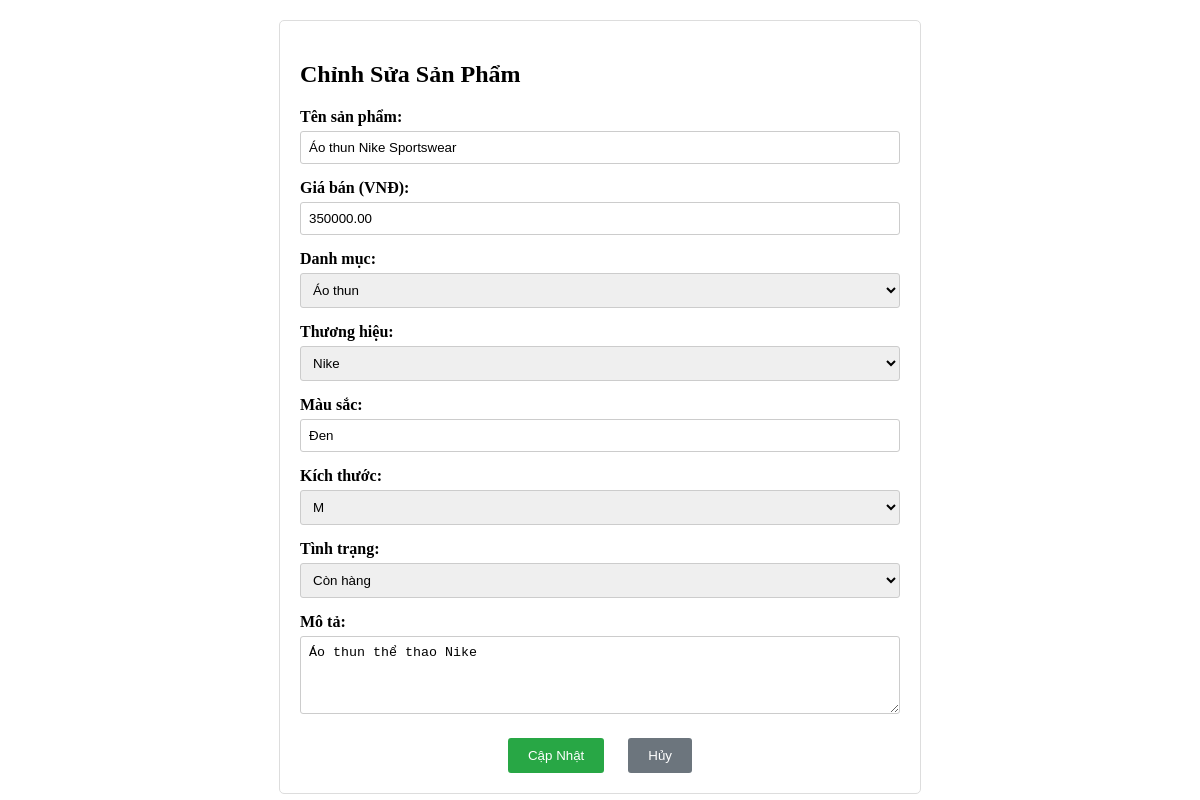
The page /edit.php?id=SP001 on the database its author committed.
### tables this page shows
CREATE TABLE `sanpham` (
  `MaSP` char(5) NOT NULL,
  `TenSP` varchar(100) NOT NULL,
  `GiaBan` decimal(10,2) NOT NULL,
  `GiaGoc` decimal(10,2) NOT NULL,
  `MoTa` text DEFAULT NULL,
  `SoLuongTon` int(11) DEFAULT 0,
  `AnhSP` varchar(100) DEFAULT NULL,
  `MaDM` char(5) NOT NULL,
  `MaTH` char(5) NOT NULL,
  `GioiTinh` enum('nam','nu','unisex') DEFAULT 'unisex',
  `ChatLieu` varchar(50) DEFAULT NULL,
  `MauSac` varchar(30) DEFAULT NULL,
  `KichThuoc` enum('S','M','L','XL','XXL') DEFAULT NULL,
  `TrangThai` enum('con_hang','het_hang','ngung_ban') DEFAULT 'con_hang',
  `NgayTao` timestamp NOT NULL DEFAULT current_timestamp()
);

### edit.php (the view, shortened to what this page needs)
<!DOCTYPE html>
<html lang="vi">
<head>
</head>
<body>
    <div class="form-container">
        <h2>Chỉnh Sửa Sản Phẩm</h2>
        <?php
        $maSP = $_GET['id'];
        include_once("db_config.php");
        $cn = new mysqli($servername, $username, $password, $dbname);
        $sql = "SELECT * FROM sanpham WHERE MaSP = ?";
        $stmt = $cn->prepare($sql);
        $stmt->bind_param("s", $maSP);
        $stmt->execute();
        $result = $stmt->get_result();
        $product = $result->fetch_assoc();
        ?>
        <form method="POST">
            <div class="form-group">
                <label for="tenSP">Tên sản phẩm:</label>
                <input type="text" id="tenSP" name="tenSP" value="<?php echo $product['TenSP']; ?>" required>
            </div>
            <div class="form-group">
                <label for="giaBan">Giá bán (VNĐ):</label>
                <input type="number" id="giaBan" name="giaBan" value="<?php echo $product['GiaBan']; ?>" min="0" required>
            </div>
            <div class="form-group">
                <label for="maDM">Danh mục:</label>
                <select id="maDM" name="maDM" required>
                    <?php
                    $sql = "SELECT MaDM, TenDM FROM danhmuc WHERE TrangThai = 1 ORDER BY TenDM";
                    $result = $cn->query($sql);
                    while($row = $result->fetch_assoc()){
                        $selected = ($row['MaDM'] == $product['MaDM']) ? 'selected' : '';
                        echo "<option value='{$row['MaDM']}' {$selected}>{$row['TenDM']}</option>";
                    }
                    ?>
                </select>
            </div>
            <div class="form-group">
                <label for="maTH">Thương hiệu:</label>
                <select id="maTH" name="maTH" required>
                    <?php
                    $sql = "SELECT MaTH, TenTH FROM thuonghieu ORDER BY TenTH";
                    $result = $cn->query($sql);
                    while($row = $result->fetch_assoc()){
                        $selected = ($row['MaTH'] == $product['MaTH']) ? 'selected' : '';
                        echo "<option value='{$row['MaTH']}' {$selected}>{$row['TenTH']}</option>";
                    }
                    ?>
                </select>
            </div>
            <div class="form-group">
                <label for="mauSac">Màu sắc:</label>
                <input type="text" id="mauSac" name="mauSac" value="<?php echo $product['MauSac']; ?>" required>
            </div>
            <div class="form-group">
                <label for="kichThuoc">Kích thước:</label>
                <select id="kichThuoc" name="kichThuoc" required>
                    <option value="M" <?php echo ($product['KichThuoc'] == 'M') ? 'selected' : ''; ?>>M</option>
                </select>
            </div>
            <div class="form-group">
                <label for="trangThai">Tình trạng:</label>
                <select id="trangThai" name="trangThai" required>
                    <option value="con_hang" <?php echo ($product['TrangThai'] == 'con_hang') ? 'selected' : ''; ?>>Còn hàng</option>
                </select>
            </div>
            <div class="form-group">
                <label for="moTa">Mô tả:</label>
                <textarea id="moTa" name="moTa" rows="4"><?php echo $product['MoTa']; ?></textarea>
            </div>
            <div class="form-buttons">
                <button type="submit" class="btn-save">Cập Nhật</button>
                <a href="index.php"><button type="button" class="btn-cancel">Hủy</button></a>
            </div>
        </form>
    </div>
</body>
</html>

### edit.php (style rules this page uses)
.form-container { max-width: 600px; margin: 20px auto; padding: 20px; border: 1px solid #ddd; border-radius: 5px; }
.form-group { margin-bottom: 15px; }
label { display: block; margin-bottom: 5px; font-weight: bold; }
input, select, textarea { width: 100%; padding: 8px; border: 1px solid #ccc; border-radius: 3px; box-sizing: border-box; }
.form-buttons { margin-top: 20px; text-align: center; }
button { padding: 10px 20px; margin: 0 10px; border: none; border-radius: 3px; cursor: pointer; }
.btn-save { background: #28a745; color: white; }
.btn-cancel { background: #6c757d; color: white; }

### rows shown on the page
sanpham: tenSP "Áo thun Nike Sportswear", giaBan "350000.00", mauSac "Đen", kichThuoc "M", trangThai "Còn hàng", moTa "Áo thun thể thao Nike"

### other values the page prints
form field maDM "Áo thun"
form field maTH "Nike"
